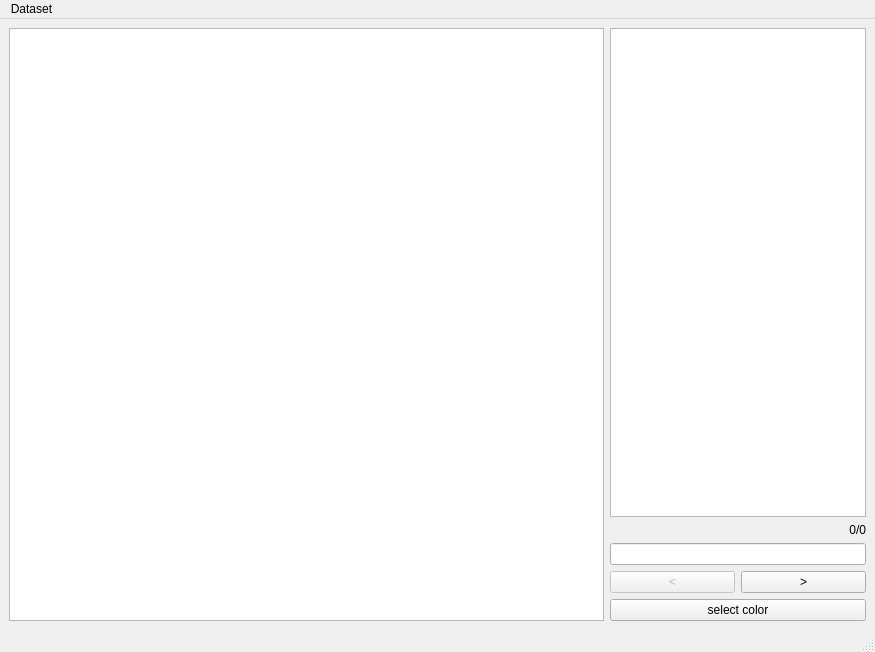
<?xml version="1.0" encoding="UTF-8"?>
<ui version="4.0">
 <class>MainWindow</class>
 <widget class="QMainWindow" name="MainWindow">
  <property name="geometry">
   <rect>
    <x>0</x>
    <y>0</y>
    <width>875</width>
    <height>652</height>
   </rect>
  </property>
  <property name="windowTitle">
   <string>MainWindow</string>
  </property>
  <widget class="QWidget" name="centralwidget">
   <layout class="QHBoxLayout" name="horizontalLayout_2" stretch="3,0">
    <item>
     <layout class="QVBoxLayout" name="paintLayout" stretch="0">
      <item>
       <widget class="QGraphicsView" name="mainGraphicsView"/>
      </item>
     </layout>
    </item>
    <item>
     <layout class="QVBoxLayout" name="mainControlLayout" stretch="0,0,0">
      <property name="sizeConstraint">
       <enum>QLayout::SetDefaultConstraint</enum>
      </property>
      <item>
       <widget class="QListWidget" name="rectsListWidget"/>
      </item>
      <item>
       <layout class="QVBoxLayout" name="controlLayout">
        <item>
         <widget class="QLabel" name="counterLabel">
          <property name="layoutDirection">
           <enum>Qt::LeftToRight</enum>
          </property>
          <property name="text">
           <string>0/0</string>
          </property>
          <property name="alignment">
           <set>Qt::AlignRight|Qt::AlignTrailing|Qt::AlignVCenter</set>
          </property>
         </widget>
        </item>
        <item>
         <widget class="QLineEdit" name="pictureName">
          <property name="enabled">
           <bool>true</bool>
          </property>
          <property name="readOnly">
           <bool>true</bool>
          </property>
         </widget>
        </item>
        <item>
         <layout class="QHBoxLayout" name="prevNextLayout">
          <item>
           <widget class="QPushButton" name="prevButton">
            <property name="enabled">
             <bool>false</bool>
            </property>
            <property name="text">
             <string>&lt;</string>
            </property>
           </widget>
          </item>
          <item>
           <widget class="QPushButton" name="nextButton">
            <property name="text">
             <string>&gt;</string>
            </property>
           </widget>
          </item>
         </layout>
        </item>
       </layout>
      </item>
      <item>
       <layout class="QHBoxLayout" name="horizontalLayout" stretch="0">
        <item>
         <widget class="QPushButton" name="selectColorButton">
          <property name="text">
           <string>select color</string>
          </property>
         </widget>
        </item>
       </layout>
      </item>
     </layout>
    </item>
   </layout>
  </widget>
  <widget class="QMenuBar" name="menubar">
   <property name="geometry">
    <rect>
     <x>0</x>
     <y>0</y>
     <width>875</width>
     <height>25</height>
    </rect>
   </property>
   <widget class="QMenu" name="menuDataset">
    <property name="title">
     <string>Dataset</string>
    </property>
    <addaction name="actionLoad_dataset"/>
   </widget>
   <addaction name="menuDataset"/>
  </widget>
  <widget class="QStatusBar" name="statusbar"/>
  <action name="actionLoad_dataset">
   <property name="text">
    <string>Load dataset</string>
   </property>
  </action>
 </widget>
 <resources/>
 <connections/>
</ui>
